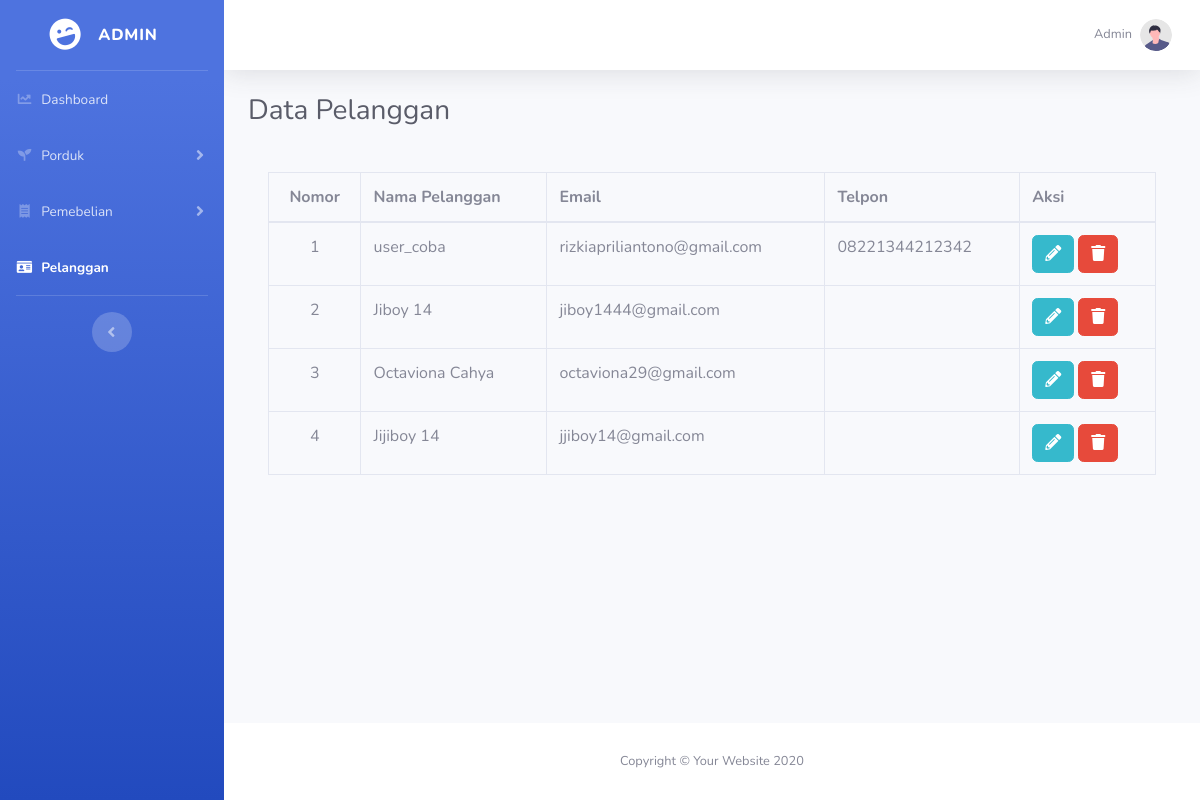
Page /admin/pelanggan.php on the committed database.
### tables this page shows
CREATE TABLE `pelanggan` (
  `id_pelanggan` int(5) NOT NULL,
  `email_pelanggan` varchar(30) NOT NULL,
  `password_pelanggan` varchar(255) NOT NULL,
  `nama_pelanggan` varchar(50) NOT NULL,
  `telpon_pelanggan` varchar(20) NOT NULL
);

### admin/pelanggan.php (the view, shortened to what this page needs)
<?php include '../koneksi1.php';?>
<!DOCTYPE html>
<html lang="en">
<head>
</head>
<body id="page-top">
    <div id="wrapper">
    <?php include('sidebar/sidebar_pelanggan.php');?>
        <div id="content-wrapper" class="d-flex flex-column">
        <?php include('topbar.php');?>
            <div id="content">
        <div class="container-fluid">
    <div class="d-sm-flex align-items-center justify-content-between mb-4">
        <h1 class="h3 mb-0 text-gray-800">Data Pelanggan</h1>
    </div>
        <div class="card-body">
            <div class="table-responsive">
                <table class="table table-bordered" width="100%" cellspacing="0">
                    <thead>
                        <tr>
                        <th class="text-center">Nomor</th>
                        <th>Nama Pelanggan</th>
                        <th>Email</th>
                        <th>Telpon</th>
                        <th>Aksi</th>
                        </tr>
                    </thead>
                    <tbody>
                    <?php $nomor=1; ?>
                    <?php $ambil=$koneksi1->query("SELECT * FROM pelanggan"); ?>
                    <?php while($pecah = $ambil ->fetch_assoc()){ ?>
                        <tr>
                            <td class="text-center"><?php echo $nomor; ?></td>
                            <td><?php echo $pecah['nama_pelanggan']; ?></td>
                            <td><?php echo $pecah['email_pelanggan']; ?></td>
                            <td><?php echo $pecah['telpon_pelanggan']; ?></td>
                            <td>
                                <a href="edit_pelanggan.php?id=<?php echo $pecah['id_pelanggan']?>" class="btn btn-info">
                                    <i class="fa fa-pencil-alt"></i>
                                </a>
                                <a href="hapus_pelanggan.php?id=<?php echo $pecah['id_pelanggan'];?>" class="btn btn-danger">
                                    <i class="fa fa-trash"></i>
                                </a>
                            </td>
                        </tr>
                        <?php $nomor++; ?>
                        <?php } ?>
                    </tbody>
                </table>
            </div>
        </div>
    </div>
            </div>
            <?php include('footer.php');?>
        </div>
    </div>
</body>
</html>

### rows in the picture
pelanggan: nama_pelanggan "user_coba", email_pelanggan "rizkiapriliantono@gmail.com", telpon_pelanggan "08221344212342"
pelanggan: nama_pelanggan "Jiboy 14", email_pelanggan "jiboy1444@gmail.com"
pelanggan: nama_pelanggan "Octaviona Cahya", email_pelanggan "octaviona29@gmail.com"
pelanggan: nama_pelanggan "Jijiboy 14", email_pelanggan "jjiboy14@gmail.com"
